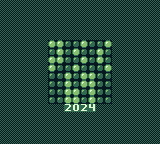

A level layout from a 2D game, rendered from its tile map. Below: a short description, then the map file with its tile-grid data intact:
An orthogonal 20x18 tile map with 8x8 px tiles, 2 tile layers (background, text).

<map version="1.8" tiledversion="1.8.0" orientation="orthogonal" renderorder="right-down" width="20" height="18" tilewidth="8" tileheight="8" infinite="0" nextlayerid="3" nextobjectid="1">
 <tileset firstgid="1" source="tileset.tsx" />
 <layer id="1" name="background" width="20" height="18">
  <data encoding="csv">
259,259,259,259,259,259,259,259,259,259,259,259,259,259,259,259,259,259,259,259,
259,259,259,259,259,259,259,259,259,259,259,259,259,259,259,259,259,259,259,259,
259,259,259,259,259,259,259,259,259,259,259,259,259,259,259,259,259,259,259,259,
259,259,259,259,259,259,259,259,259,259,259,259,259,259,259,259,259,259,259,259,
259,259,259,259,259,259,259,259,259,259,259,259,259,259,259,259,259,259,259,259,
259,259,259,259,259,259,209,209,177,177,209,177,177,209,259,259,259,259,259,259,
259,259,259,259,259,259,177,209,177,209,177,177,209,177,259,259,259,259,259,259,
259,259,259,259,259,259,209,209,177,177,209,177,209,177,259,259,259,259,259,259,
259,259,259,259,259,259,209,177,177,209,177,177,177,209,259,259,259,259,259,259,
259,259,259,259,259,259,177,177,209,177,209,209,177,177,259,259,259,259,259,259,
259,259,259,259,259,259,177,177,209,177,209,209,177,177,259,259,259,259,259,259,
259,259,259,259,259,259,177,177,209,209,177,209,177,177,259,259,259,259,259,259,
259,259,259,259,259,259,177,177,209,209,177,209,177,177,259,259,259,259,259,259,
259,259,259,259,259,259,259,259,2,10,2,4,259,259,259,259,259,259,259,259,
259,259,259,259,259,259,259,259,259,259,259,259,259,259,259,259,259,259,259,259,
259,259,259,259,259,259,259,259,259,259,259,259,259,259,259,259,259,259,259,259,
259,259,259,259,259,259,259,259,259,259,259,259,259,259,259,259,259,259,259,259,
259,259,259,259,259,259,259,259,259,259,259,259,259,259,259,259,259,259,259,259
</data>
 </layer>
 <layer id="2" name="text" width="20" height="18">
  <data encoding="csv">
0,0,0,0,0,0,0,0,0,0,0,0,0,0,0,0,0,0,0,0,
0,0,0,0,0,0,0,0,0,0,0,0,0,0,0,0,0,0,0,0,
0,0,0,0,0,0,0,0,0,0,0,0,0,0,0,0,0,0,0,0,
0,0,0,0,0,0,0,0,0,0,0,0,0,0,0,0,0,0,0,0,
0,0,0,0,0,0,0,0,0,0,0,0,0,0,0,0,0,0,0,0,
0,0,0,0,0,0,0,0,0,0,0,0,0,0,0,0,0,0,0,0,
0,0,0,0,0,0,0,0,0,0,0,0,0,0,0,0,0,0,0,0,
0,0,0,0,0,0,0,0,0,0,0,0,0,0,0,0,0,0,0,0,
0,0,0,0,0,0,0,0,0,0,0,0,0,0,0,0,0,0,0,0,
0,0,0,0,0,0,0,0,0,0,0,0,0,0,0,0,0,0,0,0,
0,0,0,0,0,0,0,0,0,0,0,0,0,0,0,0,0,0,0,0,
0,0,0,0,0,0,0,0,0,0,0,0,0,0,0,0,0,0,0,0,
0,0,0,0,0,0,0,0,0,0,0,0,0,0,0,0,0,0,0,0,
0,0,0,0,0,0,0,0,0,0,0,0,0,0,0,0,0,0,0,0,
0,0,0,0,0,0,0,0,0,0,0,0,0,0,0,0,0,0,0,0,
0,0,0,0,0,0,0,0,0,0,0,0,0,0,0,0,0,0,0,0,
0,0,0,0,0,0,0,0,0,0,0,0,0,0,0,0,0,0,0,0,
0,0,0,0,0,0,0,0,0,0,0,0,0,0,0,0,0,0,0,0
</data>
 </layer>
</map>
